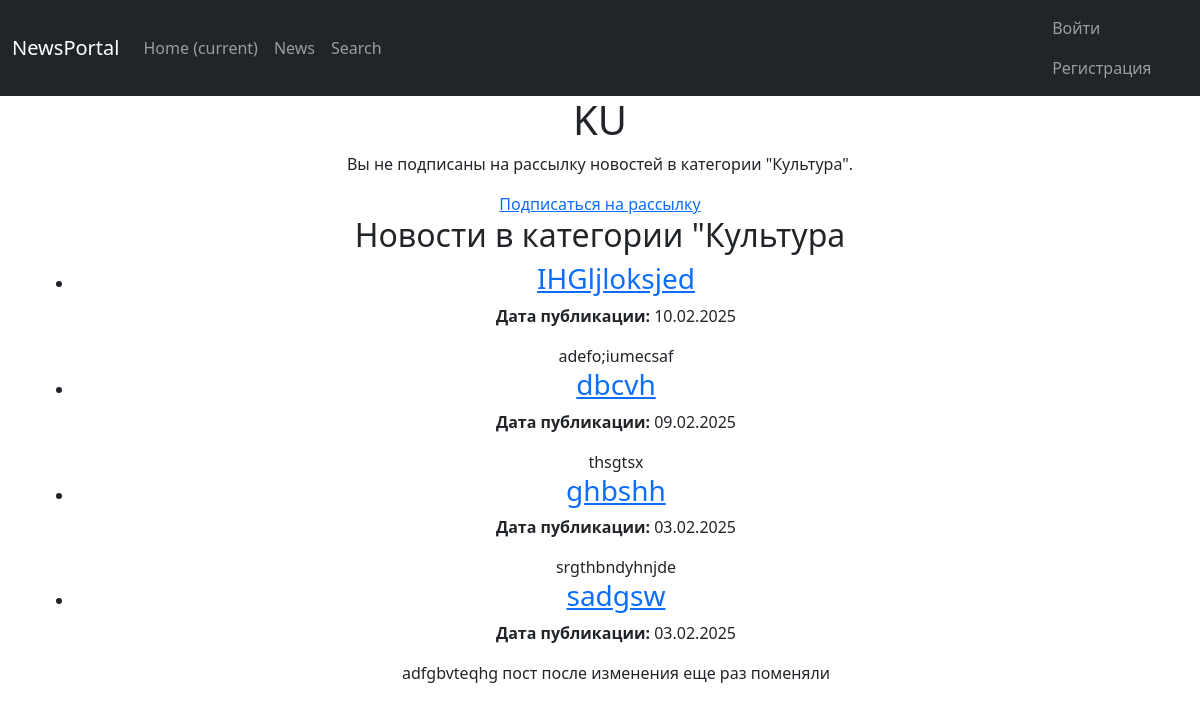
The app's page /category/2/ with its own data.
### news/models.py (models this page shows, shortened)
class Category(models.Model):
	politics = 'PO'
	kulture = 'KU'
	showbiz = 'SH'
	economy = 'EC'
	science = 'SC'
	sport = 'SP'
	trevel = 'TR'
	CATEGORY_CHOICES = [
		(politics, 'Политика'),
		(kulture, 'Культура'),
		(showbiz, 'Шоу-Бизнес'),
		(economy, 'Экономика'),
		(science, 'Наука и Техника'),
		(sport, 'Спорт'),
		(trevel, 'Путешествия')
	]
	name = models.CharField(max_length=2, choices=CATEGORY_CHOICES, unique=True)
	subscribers = models.ManyToManyField(User, related_name='subsribed_categories', blank=True)
	def __str__(self):
		return dict(self.CATEGORY_CHOICES)[self.name]
	pass

class Post(models.Model):
	article = "AR"
	news = "NW"
	POST_TYPE = [
		(article, "Статья"),
		(news, "Новость")
	]
	author = models.ForeignKey(Author, on_delete=models.CASCADE)
	post_type = models.CharField(max_length=2, choices=POST_TYPE)
	name = models.CharField(max_length=255, help_text=_('post title'))
	post = models.TextField()
	time = models.DateTimeField(auto_now_add=True)
	rating = models.IntegerField(default=0)
	category = models.ManyToManyField(Category, through='PostCategory')
	def preview(self):
		return self.post[:124] + '...' if len(self.post) > 124 else self.post
	def get_absolute_url(self):
		return reverse('post_detail', args=[str(self.id)])
	pass

### news/views.py (the view)
# urls.py: path('category/<int:category_id>/', category_detail, name='category_detail'),
@cache_page(120)
def category_detail(request, category_id):
	category = get_object_or_404( Category, id=category_id)
	posts = Post.objects.filter(category=category).order_by('-time')
	user = request.user
	is_subscribed = user in category.subscribers.all()
	context = {
		'category': category,
		'posts': posts,
		'is_subscribed': is_subscribed,
	}
	return render(request, 'category_detail.html', context)

### templates/category_detail.html (shortened to what this page needs)
{% extends 'flatpages/default.html' %}
{% load custom_tags %}
{% block content %}
<h1>{{ category.name }}</h1>
{% if is_subscribed %}
    <p>Вы подписаны на рассылку новостей в категории "{{ category }}.</p>
    <a href="{% url 'toggle_subscription' category.id user.id %}?subscribe=true">Отписаться от рассылки</a>
{% else %}
  <p>Вы не подписаны на рассылку новостей в категории "{{ category }}".</p>
  <a href="{% url 'toggle_subscription' category.id user.id %}?subscribe=true">Подписаться на рассылку</a>
{% endif %}
<h2>Новости в категории "{{ category }}</h2>
<ul>
    {% for post in posts %}
    <li>
        <h3><a href="{{ post.get_absolute_url }}">{{ post.name }}</a> </h3>
        <p><strong>Дата публикации:</strong> {{ post.time|date:"d.m.Y" }}</p>
        <div>
            {{ post.preview }}
        </div>
    </li>
{% empty %}
    <li>Нет новостей в этой категории.</li>
    {% endfor %}
</ul>
{% endblock content %}

### records on screen
Category: name "KU", name "Культура"
Post: name "IHGljloksjed", time "10.02.2025", preview "adefo;iumecsaf"
Post: name "dbcvh", time "09.02.2025", preview "thsgtsx"
Post: name "ghbshh", time "03.02.2025", preview "srgthbndyhnjde"
Post: name "sadgsw", time "03.02.2025", preview "adfgbvteqhg пост после изменения еще раз поменяли"
